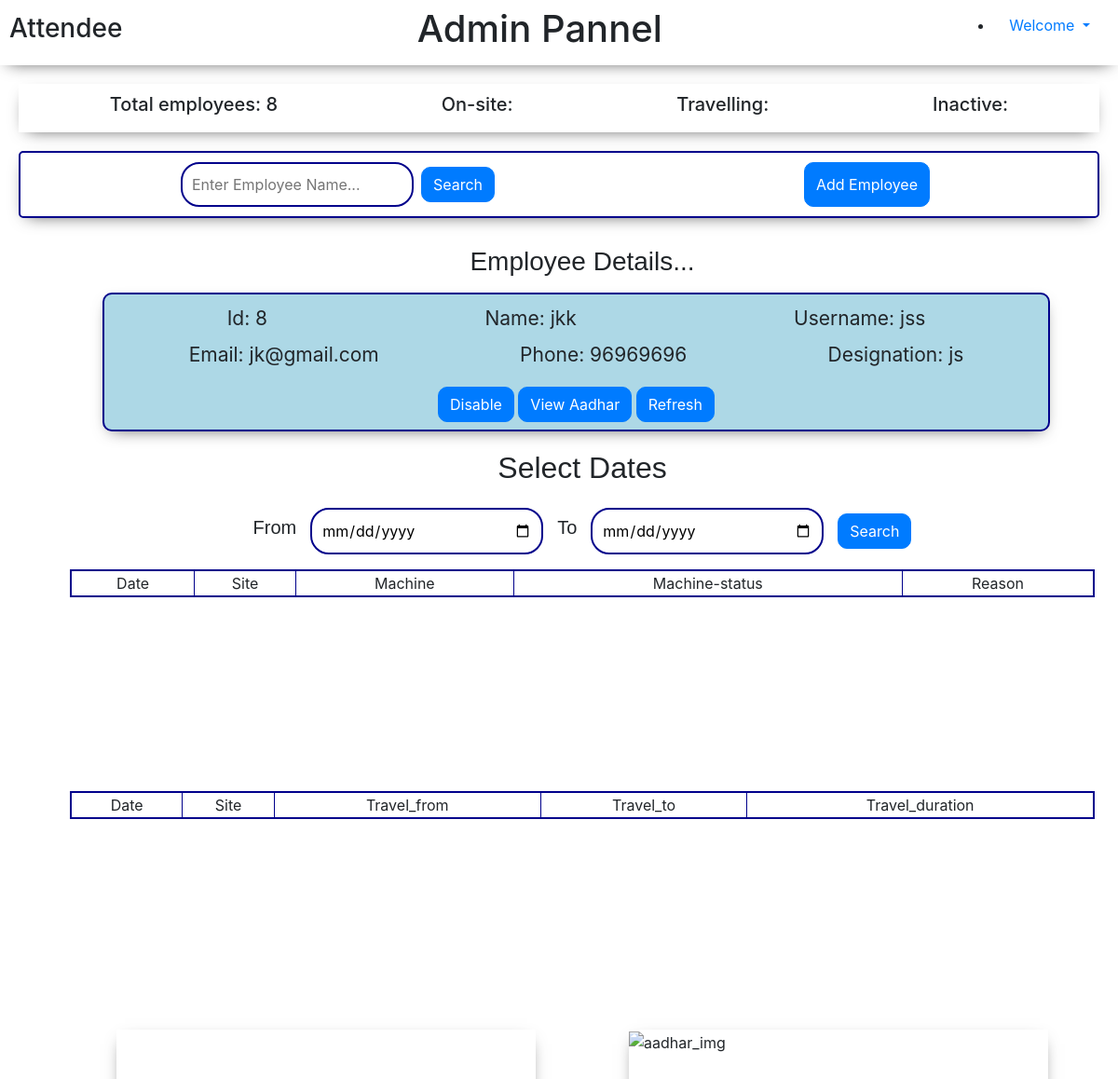
The app's page /homeadmin/8 (signed in) with its own data.
### attende/models.py (models this page shows, shortened)
class Employee(models.Model):
    emp_id = models.AutoField(primary_key=True)
    employee_name = models.CharField(max_length=100)
    employee_phone = models.IntegerField()
    designation = models.CharField(max_length=20)
    place = models.CharField(max_length=30)
    employee_username = models.CharField(max_length=25)
    employee_aadhar = models.ImageField(upload_to ="attende/aadhar", default="")
    employee_email = models.CharField(max_length=500, default="")

### attende/views.py (the view)
# urls.py: path('homeadmin/<id>', views.homeadmin, name="homeadmin"),
def homeadmin(request, id):
    if request.user.is_authenticated :
        empData = []
        employe = Employee.objects.all()
        for em in employe:
            empData.append(em)
        ed = Employee.objects.filter(emp_id=id)
        totalemp  = Employee.objects.all().count()
        empworkdt = WorkDates.objects.filter(employee__emp_id=id, emp_work_status="Travel")
        empworkds = WorkDates.objects.filter(employee__emp_id=id, emp_work_status="On Site")
        if request.method == "POST":
            d1 = request.POST['datefrom']
            d2 = request.POST['dateto']
            empwrkt =  WorkDates.objects.filter(employee__emp_id=id, emp_work_status="Travel", emp_date__range=(d1, d2))
            empwrkds = WorkDates.objects.filter(employee__emp_id=id, emp_work_status="On Site", emp_date__range=(d1, d2))
            params = { 'empData' : empData,
                   'empdetail': ed,
                   'totalemp': totalemp,
                   'empwrkt': empwrkt,
                   'empwrkds': empwrkds,
                   'id': id ,
                    'd1': d1,
                    'd2': d2 }
            return render(request, 'attende/admin.html', params)
        else:
            params = { 'empData' : empData,
                   'empdetail': ed,
                   'totalemp': totalemp,
                   'empworkdt': empworkdt,
                   'empworkds': empworkds,
                   'id': id,
                   'd1': "mm-dd-yyyy",
                   'd2': "mm-dd-yyyy" }
            return render(request, 'attende/admin.html', params)
    else :
      return redirect('/')

### templates/attende/admin.html (shortened to what this page needs)
<!doctype html>
<html lang="en">
<head>
    <link rel="stylesheet" href="https://cdn.jsdelivr.net/npm/bootstrap@4.5.3/dist/css/bootstrap.min.css"
>
</head>
<body>
    <div class="admin_top">
        <h3>Attendee</h3>
        <h1>Admin Pannel</h1>
        <ul>
            <li class="nav-item dropdown mr-1">
                <a class="nav-link dropdown-toggle" href="#" id="navbarDropdown" role="button" data-toggle="dropdown"
                    aria-haspopup="true" aria-expanded="false">
                    Welcome
                </a>
            </li>
        </ul>
    </div>
    <div class="admin_top1">
        <h5>Total employees: {{totalemp}}</h5>
        <h5>On-site: </h5>
        <h5>Travelling: </h5>
        <h5>Inactive: </h5>
    </div>
    <div class="admin_middle">
        <div class="left">
            <form method="GET" action="/search/" class="sf">
                <input type="text" placeholder="Enter Employee Name..." id="search" name="query">
                <button class="btn btn-primary ml-2" style="border-radius: 10px;">Search</button>
            </form>
        </div>
        <button type="button" class="btn btn-primary mx-2 " style="border-radius: 10px;" data-toggle="modal"
            data-target="#signup">
            Add Employee
        </button>
    </div>
    <div class="admin_bottom">
        <div class="emp_details">
            <div class="empDetails_middleA">
                <center>
                    <h3 style=" font-family: Comic Sans MS, cursive, sans-serif;">Employee Details...</h3>
                </center>
                <div class="details container mt-3">
                    {% for emp in empdetail %}
                    <div class="ed">
                        <p1 style="font-size: 21px;">Id: {{emp.emp_id}}</p1>
                        <p1 style="font-size: 21px;">Name: {{emp.employee_name}}</p1>
                        <p1 style="font-size: 21px;">Username: {{emp.employee_username}}</p1>
                    </div>
                    {% endfor %}
                    {% for emp in empdetail %}
                    <div class="e mt-2">
                        <p1 style="font-size: 21px;">Email: {{emp.employee_email}}</p1>
                        <p1 style="font-size: 21px;">Phone: {{emp.employee_phone}}</p1>
                        <p1 style="font-size: 21px;">Designation: {{emp.designation}}</p1>
                    </div>
                    {% endfor %}
                    <center>
                        <button class="btn btn-primary" style="border-radius: 10px;">Disable</button>
                        <button type="button" class="btn btn-primary mb-2 mt-2" style="border-radius: 10px;"
                            data-toggle="modal" data-target="#adhr">
                            View Aadhar
                        </button>
                        <a href="/homeadmin/{{id}}"><button class="btn btn-primary"
                                style="border-radius: 10px;">Refresh</button></a>
                    </center>
                </div>
            </div>
            <div class="empDetails_middleB mt-1">
                <center>
                    <h2 style=" font-family: Comic Sans MS, cursive, sans-serif;">Select Dates</h2>
                </center>
                <div class="datepicker mt-4">
                    <form method="POST" class="sf">
                        <h5 style=" font-family: Comic Sans MS, cursive, sans-serif; margin-right: 15px;">From</h5>
                        <input type="date" id="dt1" name="datefrom" value='{{d1}}'>
                        <h5
                            style=" font-family: Comic Sans MS, cursive, sans-serif;margin-right: 15px; margin-left: 15px;">
                            To
                        </h5>
                        <input type="date" id="dt2" name="dateto" value='{{d2}}'>
                        <button type="submit" class="btn btn-primary"
                            style="margin-left: 15px;border-radius: 10px;">Search</button>
                    </form>
                </div>
                <div class="container mt-3">
                    <div class="emp_workDetail">
                        <table border="1" style="width: 100%;">
                            <tr align="center">
                                <td>Date</td>
                                <td>Site</td>
                                <td>Machine</td>
                                <td>Machine-status</td>
                                <td>Reason</td>
                            </tr>
                        </table>
                    </div>
                    <div class="emp_workDetail1 mt-5">
                        <table border="1" style="width: 100%;">
                            <tr align="center">
                                <td>Date</td>
                                <td>Site</td>
                                <td>Travel_from</td>
                                <td>Travel_to</td>
                                <td>Travel_duration</td>
                            </tr>
                        </table>
                    </div>
                </div>
            </div>
            <div class="container mt-3">
                <div class="empDetailBottom">
                    <div class="map">
                    </div>
                    <div class="emp_aadharImg">
                        <img src="" alt="aadhar_img">
                    </div>
                </div>
            </div>
        </div>
    </div>
</body>
</html>

### templates/attende/admin.html (style rules this page uses)
body { overflow-x: hidden; }
.admin_top { display: flex; justify-content: space-between; height: 70px; align-items: center; padding: 10px; position: sticky; top: 0; background-color: white; z-index: 100; width: 100%; box-shadow: 0px 6px 18px -9px rgba(0, 0, 0, 0.75); }
.admin_middle { margin-top: 50px; margin: 20px; display: flex; justify-content: space-around; padding: 10px; border: 2px solid darkblue; border-radius: 5px; box-shadow: 0px 6px 18px -9px rgba(0, 0, 0, 0.75); }
form>input { border: 2px solid darkblue; border-radius: 20px; width: 250px; padding: 10px; outline-width: 0; }
.admin_bottom { display: flex; justify-content: space-between; }
.emp_details { flex: 0.6; margin: 10px; }
.sf { display: flex; justify-content: center; align-items: center; }
.empDetailBottom { display: flex; justify-content: space-between; }
.map { height: 350px; width: 450px; box-shadow: 0px 6px 18px -9px rgba(0, 0, 0, 0.75); margin: 50px; }
.emp_aadharImg { height: 350px; width: 450px; box-shadow: 0px 6px 18px -9px rgba(0, 0, 0, 0.75); margin: 50px; }
.ed { display: flex; justify-content: space-around; padding-top: 10px; }
.e { display: flex; justify-content: space-around; padding-bottom: 10px; }
.details { box-shadow: 0px 6px 18px -9px rgba(0, 0, 0, 0.75); margin-left: 50px; margin-bottom: 20px; width: 90%; background-color: lightblue; border: 2px solid darkblue; border-radius: 10px; }
.admin_top1 { margin-top: 50px; margin: 20px; display: flex; justify-content: space-around; padding: 10px; box-shadow: 0px 6px 18px -9px rgba(0, 0, 0, 0.75); }
.emp_workDetail>table { border: 2px solid darkblue; }
.emp_workDetail { height: 190px; overflow-y: scroll; }
.emp_workDetail1>table { border: 2px solid darkblue; }
.emp_workDetail1 { height: 190px; overflow-y: scroll; }

### records on screen
Employee: emp_id "8", employee_name "jkk", employee_username "jss", employee_email "jk@gmail.com", employee_phone "96969696", designation "js"

### other values on screen
{{ totalemp }} "8"
